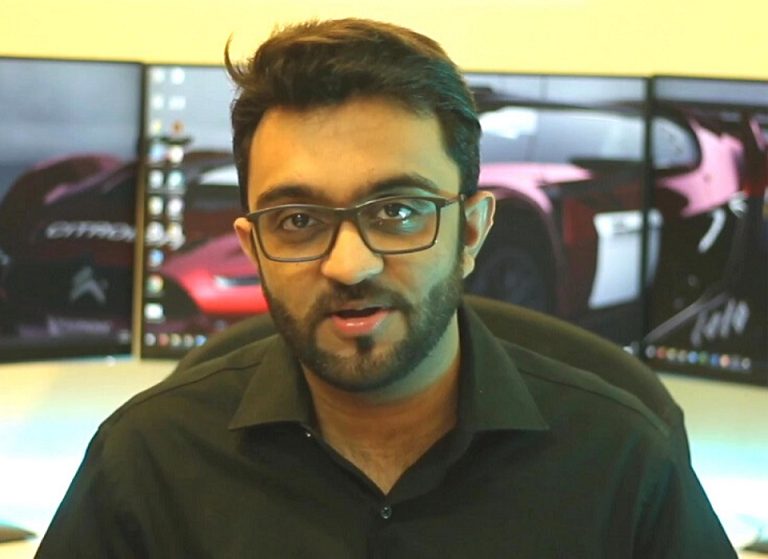
//> input picture test.png, 768 x 559 px, given in place of the camera
$ ./Project1_VirtualPainter   (built with g++ and OpenCV 4)
//> lines starting //> are read from the running program, lines starting //| are printed output that depends on the picture; after the words box and inside, x2 and y2 are one past the last pixel; in counts of white or black regions, pixels touching at a corner belong together
#include <opencv2/imgcodecs.hpp>
#include <opencv2/highgui.hpp>
#include <opencv2/imgproc.hpp>
#include <iostream>

using namespace cv;
using namespace std;

Mat img;
vector<vector<int>> newPoints;

Point getContours(Mat imgDilate) {
	vector<vector<Point>> contours;
	vector<Vec4i> hierarchy;
	findContours(imgDilate, contours, hierarchy, RETR_EXTERNAL, CHAIN_APPROX_SIMPLE);
	//drawContours(img, contours, -1, Scalar(255, 0, 255), 2); //For all contours//

	//Finding area of contour to filter out noise//
	Point myPoint(0, 0);
	for (int i = 0; i < contours.size(); i++) {
		string objectType;
		vector<Rect>  boundRect(contours.size());
		vector<vector<Point>> conPoly(contours.size()); //output of polygon approx having maximum size of contours//
		int area = contourArea(contours[i]);
		cout << "Area of contour is: " << area << endl;
		if (area > 1000) {

			float peri = arcLength(contours[i], true);
			approxPolyDP(contours[i], conPoly[i], 0.02 * peri, true);

			//Now we are approximating corner points so to determine shapes//
			cout << conPoly[i].size() << endl; //This will print out the approximated points found using conPoly//


											   //Findind bounding box//

			boundRect[i] = boundingRect(conPoly[i]);
			myPoint.x = boundRect[i].x + boundRect[i].width / 2;
			myPoint.y = boundRect[i].y;


			drawContours(img, conPoly, i, Scalar(255, 0, 255), 2); //Only draw contours of objects except noise//
			rectangle(img, boundRect[i].tl(), boundRect[i].br(), Scalar(0, 255, 0), 5);
		}
	}
	return myPoint;
}


vector<vector<int>> myColors{ {129, 52, 0, 179, 255, 156},
	{44, 90, 0, 93, 255, 255} }; //Red and Green color from colorPicker//

vector<Scalar> myColorsValues{ {0,0,255}, {0 ,255,0} }; //Red and Green values that needs to be shown//

vector<vector<int>> findcolor(Mat img) {

	Mat imgHSV;
	cvtColor(img, imgHSV, COLOR_BGR2HSV);

	for (int i = 0; i < myColors.size(); i++) {
		Scalar lower(myColors[i][0], myColors[i][1], myColors[i][2]);
		Scalar upper(myColors[i][3], myColors[i][4], myColors[i][5]);
		Mat mask;
		inRange(imgHSV, lower, upper, mask);
		//imshow(to_string(i), mask);

	Point myPoint =	getContours(mask);
	if (myPoint.x != 0 && myPoint.y != 0) {
		newPoints.push_back({ myPoint.x,myPoint.y,i });
	}
	}

	return newPoints;
}


void drawCanvas(vector<vector<int>> newPoints, vector<Scalar> myColorsValues) {
	for (int i = 0; i < newPoints.size(); i++) {

		circle(img, Point(newPoints[i][0], newPoints[i][1]), 10, myColorsValues[newPoints[i][2]],FILLED);

			}

}
int main() {
	VideoCapture cap(0);


	while (true) {

 	cap.read(img);
//> img is the input picture: 559 rows x 768 cols, CV_8UC3; mean B, G, R 94.1, 117.1, 120.5
	newPoints = findcolor(img);
//> in findcolor, `cvtColor(img, imgHSV, COLOR_BGR2HSV);`: imgHSV: 559 rows x 768 cols, CV_8UC3; mean H, S, V 47.1, 75.2, 127.4
//> the loop in findcolor, `for (int i = 0; i < myColors.size(); i++)` made 2 passes
//> myPoint on passes 1 to 2: Point(0, 0), Point(708, 439)
//> pass 1, in findcolor, `inRange(imgHSV, lower, upper, mask);`:
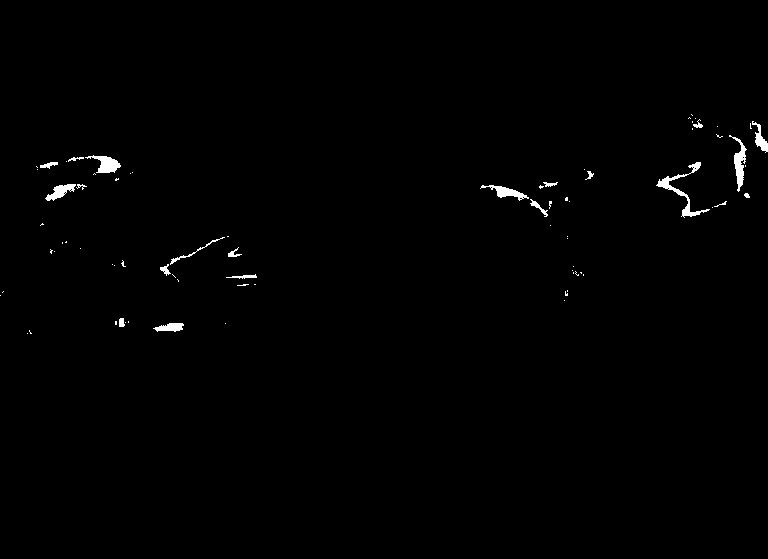
//> mask: 559 rows x 768 cols, CV_8UC1; 0.69% white; 77 white regions (56 under 20 px), largest, box (x1, y1, x2, y2) and area: (656, 162, 710, 218) 470, (729, 135, 747, 192) 357, (85, 155, 121, 173) 321
//> pass 2, in findcolor, `inRange(imgHSV, lower, upper, mask);`:
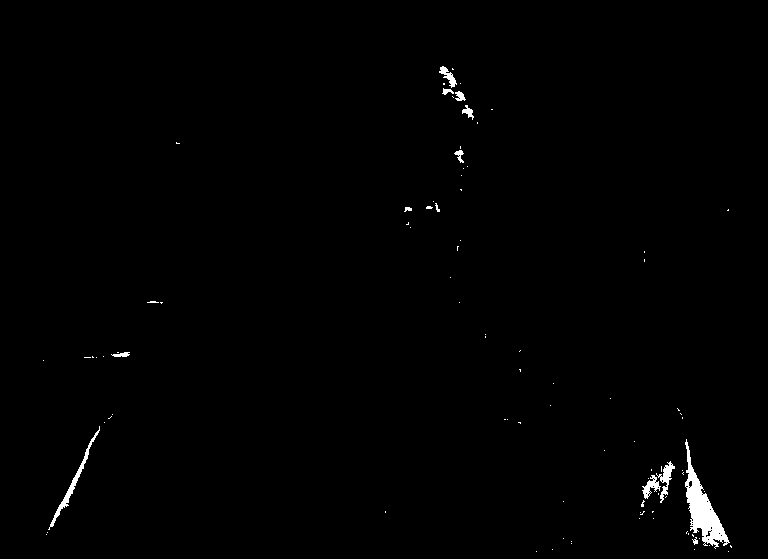
//> mask: 559 rows x 768 cols, CV_8UC1; 0.76% white; 93 white regions (80 under 20 px), largest, box (x1, y1, x2, y2) and area: (685, 439, 730, 549) 1619, (48, 426, 100, 530) 431, (656, 461, 675, 503) 253
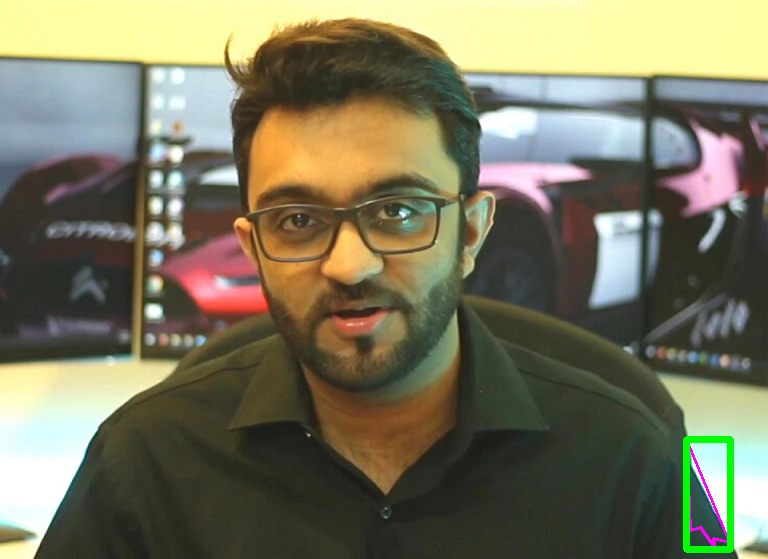
//> img: 559 rows x 768 cols, CV_8UC3; 0.6% of pixels changed, all inside (x1, y1, x2, y2) = (683, 436, 734, 553)
//> newPoints = 1 item
	drawCanvas(newPoints, myColorsValues);
//> the loop in drawCanvas, `for (int i = 0; i < newPoints.size(); i++)` made 1 pass
//> after the loop in drawCanvas, `for (int i = 0; i < newPoints.size(); i++)`:
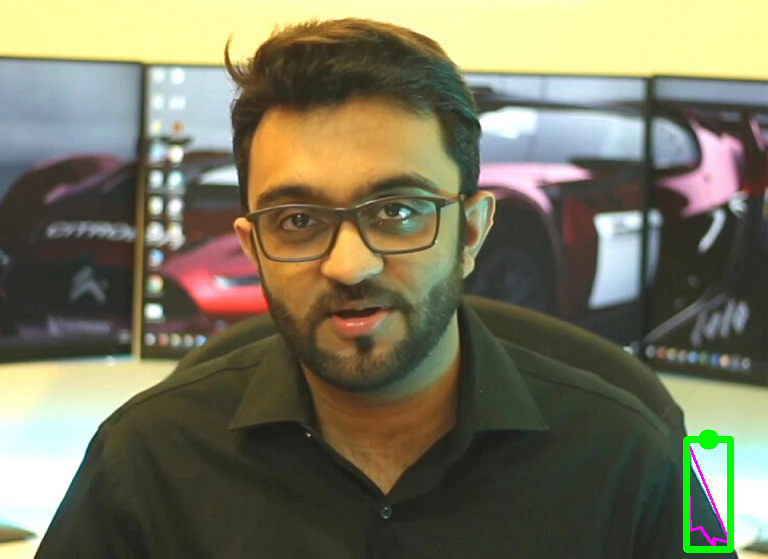
//> img: 559 rows x 768 cols, CV_8UC3; 182 pixels changed, all inside (x1, y1, x2, y2) = (699, 429, 718, 450)
//> myColorsValues = 2 Scalars: [0, 0, 255, 0], [0, 255, 0, 0]
	imshow("Image", img);
	waitKey(1);

	}


	return 0;
}
